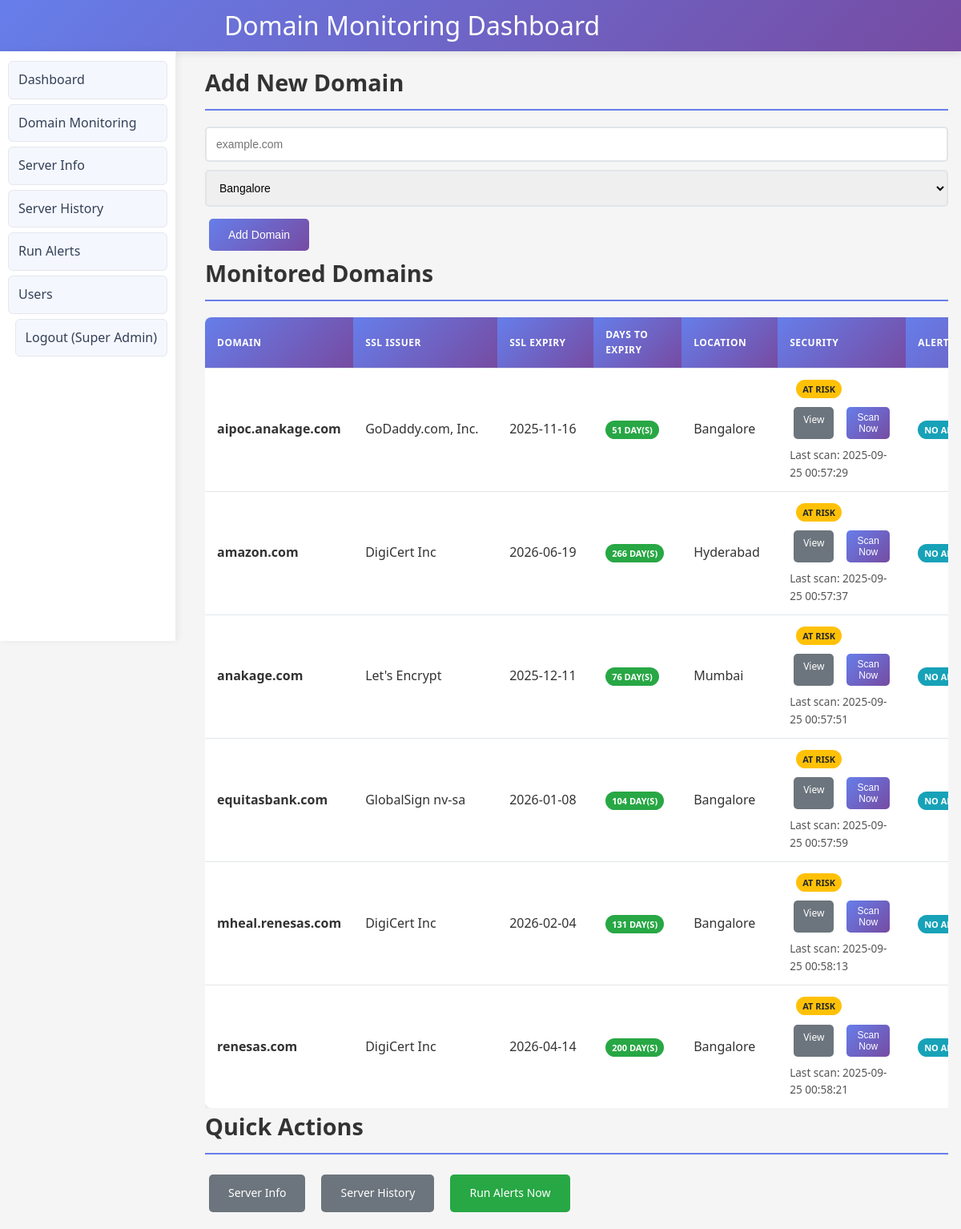
The app's page /domain (signed in), older data.
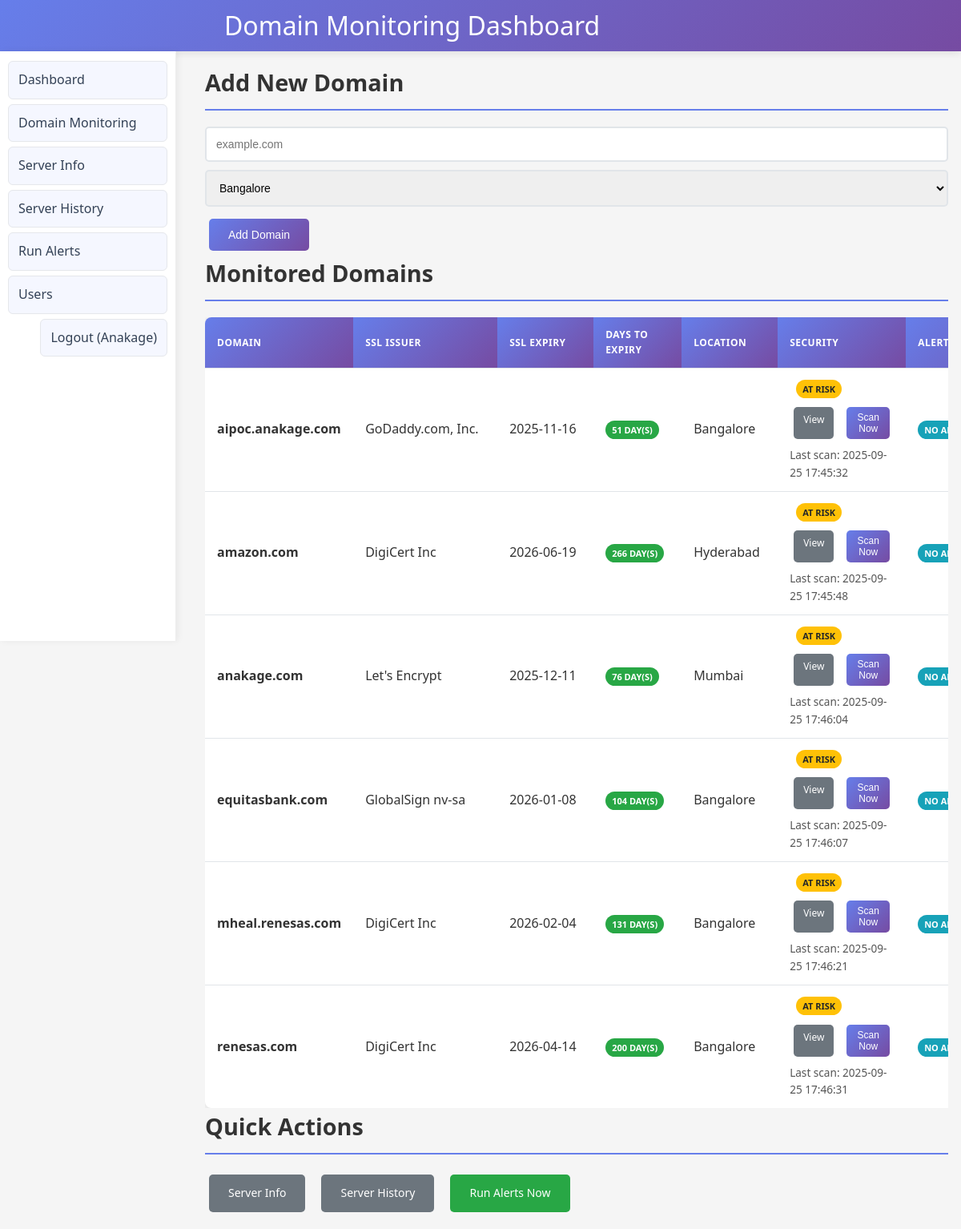
The same page, newer data.
### tables this page shows
CREATE TABLE users (
            id INTEGER PRIMARY KEY AUTOINCREMENT,
            name TEXT,
            email TEXT UNIQUE NOT NULL,
            password_hash TEXT NOT NULL,
            role TEXT NOT NULL,          -- super_admin, admin, super_analytics, analytics
            location TEXT                -- required for admin/analytics
        );

CREATE TABLE domains (
            id INTEGER PRIMARY KEY AUTOINCREMENT,
            name TEXT UNIQUE NOT NULL,
            registrar TEXT,
            creation_date TEXT,
            expiration_date TEXT,
            ssl_issuer TEXT,
            ssl_expiry TEXT,
            location TEXT
        );

### 1app.py (the view, shortened to what this page needs)
@app.route('/domain', methods=['GET', 'POST'])
@login_required
def domain():
    conn = get_db_connection()
    c = conn.cursor()
    user = get_current_user()
    base_sql = """
        SELECT d.name, d.registrar, d.creation_date, d.expiration_date, d.ssl_issuer, d.ssl_expiry, d.location,
               a.recipients, a.days_before, a.send_once, a.sent, a.frequency, a.end_date, a.active, a.last_sent
        FROM domains d
        LEFT JOIN domain_alerts a ON a.domain_name = d.name
    """
    params = []
    if user and user["role"] in ("admin", "analytics"):
        base_sql += " WHERE LOWER(d.location)=LOWER(?)"
        params.append(user["location"] or "")
    base_sql += " ORDER BY d.name"
    c.execute(base_sql, params)
    rows = c.fetchall()
    domains = []
    now = datetime.datetime.now()
    for r in rows:
        ssl_expiry = r["ssl_expiry"]
        days_left = None
        try:
            if ssl_expiry:
                expiry_dt = datetime.datetime.strptime(ssl_expiry, "%Y-%m-%d")
                days_left = (expiry_dt - now).days
        except Exception:
            days_left = None
        domains.append({
            "name": r["name"],
            "registrar": r["registrar"],
            "creation_date": r["creation_date"],
            "expiration_date": r["expiration_date"],
            "ssl_issuer": r["ssl_issuer"],
            "ssl_expiry": r["ssl_expiry"],
            "location": r["location"],
            "days_left": days_left,
            "alert_recipients": r["recipients"],
            "alert_days_before": r["days_before"],
            "alert_send_once": bool(r["send_once"]) if r["send_once"] is not None else False,
            "alert_sent": bool(r["sent"]) if r["sent"] is not None else False,
            "alert_frequency": r["frequency"],
            "alert_end_date": r["end_date"],
            "alert_active": bool(r["active"]) if r["active"] is not None else True,
            "alert_last_sent": r["last_sent"]
        })
    conn.close()
    return render_template('domain.html', domains=domains, now=now.date(), locations=get_locations(), user=user)

### 1app.py (called while the page is built)
def get_db_connection():
    conn = sqlite3.connect(DB_FILE, timeout=15, check_same_thread=False)
    conn.row_factory = sqlite3.Row
    try:
        conn.execute("PRAGMA busy_timeout = 15000")
    except Exception:
        pass
    return conn

def get_current_user():
    user_id = session.get('user_id')
    if not user_id:
        return None
    conn = get_db_connection()
    c = conn.cursor()
    c.execute("SELECT id, name, email, role, location FROM users WHERE id = ?", (user_id,))
    row = c.fetchone()
    conn.close()
    return row

def login_required(view_func):
    @functools.wraps(view_func)
    def wrapper(*args, **kwargs):
        if not get_current_user():
            return redirect(url_for('login', next=request.path))
        return view_func(*args, **kwargs)
    return wrapper

def get_locations():
    conn = get_db_connection()
    c = conn.cursor()
    c.execute("SELECT name FROM locations ORDER BY name")
    rows = [r[0] for r in c.fetchall()]
    conn.close()
    return rows

### templates/domain.html (shortened to what the changed rows need)
<!DOCTYPE html>
<html>
<head>
    <link rel="stylesheet" href="{{ url_for('static', filename='style.css') }}">
</head>
<body>
    <header>
        <div class="container">
            <h1>Domain Monitoring Dashboard</h1>
        </div>
    </header>
    <nav>
        <div class="container">
            <ul>
                {% if user %}
                    <li style="margin-left:auto"><a href="/logout">Logout ({{ user.name }})</a></li>
                {% else %}
                    <li style="margin-left:auto"><a href="/login">Login</a></li>
                {% endif %}
            </ul>
        </div>
    </nav>
    <div class="container">
        <div class="card">
            <h2>Add New Domain</h2>
        </div>
        {% if domains %}
            <div class="card">
                <h2>Monitored Domains</h2>
                <div class="table-container">
                    <table class="domains-table">
                        <thead>
                            <tr>
                                <th>Domain</th>
                                <th>SSL Issuer</th>
                                <th>SSL Expiry</th>
                                <th>Days to Expiry</th>
                                <th>Location</th>
                                <th>Security</th>
                                <th>Alert Configuration</th>
                            </tr>
                        </thead>
                        <tbody>
                            {% for d in domains %}
                            <tr>
                                <td><strong>{{ d.name }}</strong></td>
                                <td>{{ d.ssl_issuer or '-' }}</td>
                                <td>{{ d.ssl_expiry or '-' }}</td>
                                <td>
                                    {% if d.days_left is not none %}
                                        {% if d.days_left < 0 %}
                                            <span class="badge badge-danger">Expired {{ -d.days_left }} day(s) ago</span>
                                        {% elif d.days_left <= 30 %}
                                            <span class="badge badge-warning">{{ d.days_left }} day(s)</span>
                                        {% else %}
                                            <span class="badge badge-success">{{ d.days_left }} day(s)</span>
                                        {% endif %}
                                    {% else %}
                                        <span class="badge badge-info">Unknown</span>
                                    {% endif %}
                                </td>
                                <td>{{ d.location or '-' }}</td>
                                <td>
                                    <span class="badge sec-badge" data-domain="{{ d.name|e }}">Loading...</span>
                                    <div style="margin-top:6px; display:flex; gap:6px;">
                                        <a class="btn btn-sm btn-secondary" href="/domain/security/{{ d.name }}">View</a>
                                        <button class="btn btn-sm btn-primary btn-sec-scan" data-domain="{{ d.name|e }}">Scan Now</button>
                                    </div>
                                    <div class="sec-time" data-domain="{{ d.name|e }}" style="font-size: 0.85em; margin-top:4px; color:#555;"></div>
                                </td>
                                <td>
                                    {% if d.alert_recipients %}
                                        <div style="font-size: 0.9em;">
                                            <div><strong>Recipients:</strong> {{ d.alert_recipients }}</div>
                                            <div><strong>Days before:</strong> {{ d.alert_days_before }}</div>
                                            <div><strong>Frequency:</strong> {{ d.alert_frequency or 'once' }}</div>
                                            <div><strong>Send once:</strong> {{ 'Yes' if d.alert_send_once else 'No' }}</div>
                                            <div><strong>Active:</strong> {{ 'Yes' if d.alert_active else 'No' }}</div>
                                            {% if d.alert_end_date %}
                                                <div><strong>Ends:</strong> {{ d.alert_end_date }}</div>
                                            {% endif %}
                                            {% if d.alert_last_sent %}
                                                <div><strong>Last Sent:</strong> {{ d.alert_last_sent }}</div>
                                            {% endif %}
                                            <div><strong>Status:</strong>
                                                <span class="badge {% if d.alert_sent %}badge-success{% else %}badge-warning{% endif %}">
                                                    {{ 'Sent' if d.alert_sent else 'Pending' }}
                                                </span>
                                            </div>
                                        </div>
                                    {% else %}
                                        <span class="badge badge-info">No alerts configured</span>
                                    {% endif %}
                                </td>
                            </tr>
                            {% endfor %}
                        </tbody>
                    </table>
                </div>
            </div>
        {% else %}
            <div class="card">
                <div class="alert alert-info">
                    <strong>No domains configured yet.</strong> Add your first domain above to start monitoring SSL certificates and expiration dates.
                </div>
            </div>
        {% endif %}
        <div class="card">
            <h2>Quick Actions</h2>
        </div>
    </div>
</body>
</html>

Row changes from the older to the newer data that the page shows:
changed users: name "Super Admin" → "Anakage"
Text that changed along with them:
text written by a page script: "Last scan: 2025-09-25 00:57:29" → "Last scan: 2025-09-25 17:45:32"
text written by a page script: "Last scan: 2025-09-25 00:57:37" → "Last scan: 2025-09-25 17:45:48"
text written by a page script: "Last scan: 2025-09-25 00:57:51" → "Last scan: 2025-09-25 17:46:04"
text written by a page script: "Last scan: 2025-09-25 00:57:59" → "Last scan: 2025-09-25 17:46:07"
text written by a page script: "Last scan: 2025-09-25 00:58:13" → "Last scan: 2025-09-25 17:46:21"
text written by a page script: "Last scan: 2025-09-25 00:58:21" → "Last scan: 2025-09-25 17:46:31"
